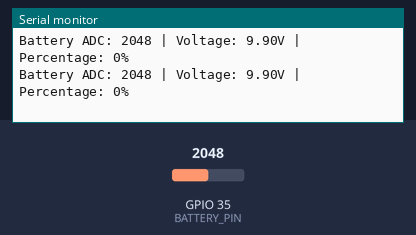
Bench run of a sketch on a simulated ESP32. Shown: the last lines printed to the serial monitor. The inputs (shaded band) are chosen by the test bench; at power-on: GPIO 35 (BATTERY_PIN) = 2048.

Above: at 1.8 s.
1.9 s: GPIO 35 (BATTERY_PIN) set to 2866
At 2.8 s:
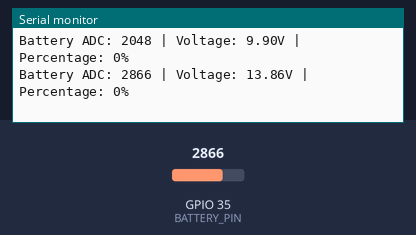
3.4 s: GPIO 35 (BATTERY_PIN) set to 3603
At 4.4 s:
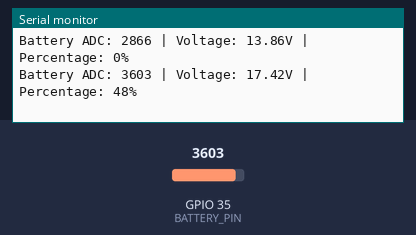
Timing chart, 0 to 6.4 s (numbered marks = the images above; inputs shaded):
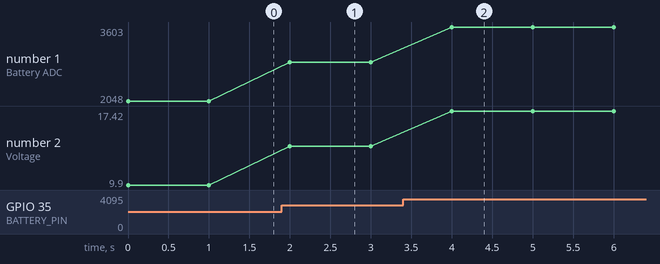

Measured:
- after the input at 1.9 s, the serial monitor: prints a new line after 0.10 s (image 1)
- after the input at 3.4 s, the serial monitor: prints a new line after 0.60 s (image 2)
- plotted number 1: 2048 → 2866 after the input at 1.9 s, 2866 → 3603 after the input at 3.4 s
- plotted number 2: 9.9 → 13.86 after the input at 1.9 s, 13.86 → 17.42 after the input at 3.4 s

The sketch:

battery_odule.ino
```cpp
const int BATTERY_PIN = 35;

void setup() {
  Serial.begin(115200);
  pinMode(BATTERY_PIN, INPUT);
}

void loop() {
  int batAdc = analogRead(BATTERY_PIN);
  float batVolts = (batAdc / 4095.0) * 3.3 * 6.0;
  int batPct = constrain(map(batVolts * 100, 1400, 2100, 0, 100), 0, 100);

  Serial.printf("Battery ADC: %d | Voltage: %.2fV | Percentage: %d%%\n", batAdc, batVolts, batPct);
  delay(1000);
}
```
